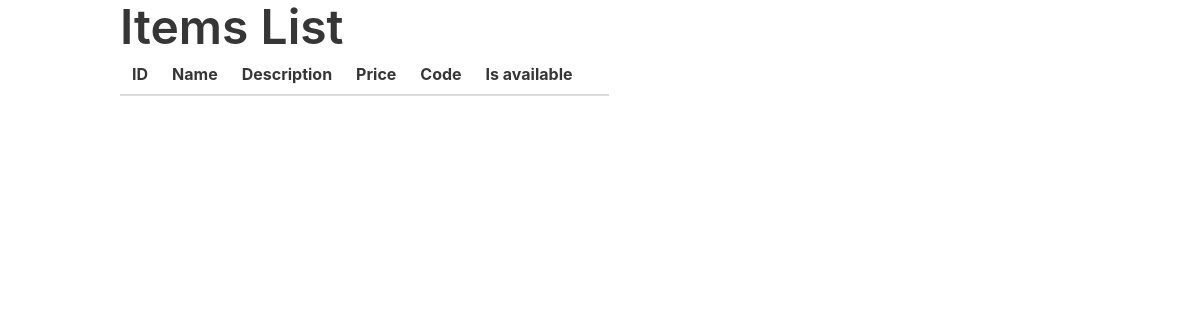
Page /item-table/ on the earlier database version.
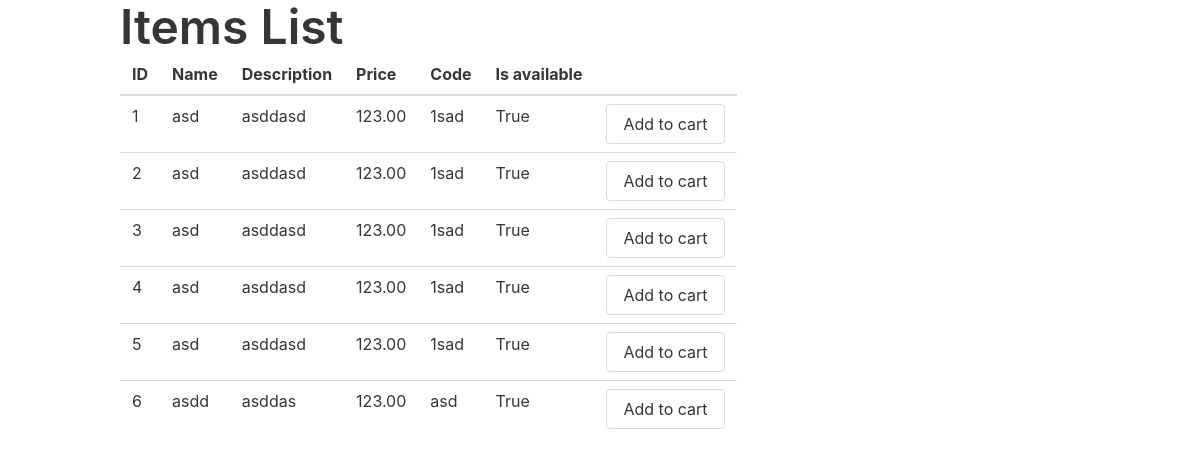
Same page on the later database version.
### items/models.py (models this page shows, shortened)
class Item(models.Model):
    name = models.CharField(max_length=250)
    description = models.TextField()
    price = models.DecimalField(max_digits=10, decimal_places=2)
    code = models.CharField(max_length=50)
    is_available = models.BooleanField(default=True)

### items/views.py (the view)
# urls.py: path('item-table/', views.items_table, name='items_table'),
def items_table(request):
    items = Item.objects.all()
    context = {
        'items': items,
    }
    return render(request, 'items/items_table.html', context=context)

### items/templates/items/items_table.html (shortened to what this page needs)
{% extends 'base_bulma.html' %}
{% load static %}
{% block main %}
    <table class="table">
        <thead>
        <tr>
            <th>ID</th>
            <th>Name</th>
            <th>Description</th>
            <th>Price</th>
            <th>Code</th>
            <th>Is available</th>
            <th></th>
        </tr>
        </thead>
        <tbody>
        {% for item in items %}
            <tr>
                <td>{{ item.id }}</td>
                <td>{{ item.name }}</td>
                <td>{{ item.description }}</td>
                <td>{{ item.price }}</td>
                <td>{{ item.code }}</td>
                <td>{{ item.is_available }}</td>
                <td>
                    <form action="" method='post' class="addToCartForm" id="addToCartForm-{{ item.id }}">
                        <input type="submit" value="Add to cart" class="button">
                    </form>
                </td>
            </tr>
        {% endfor %}
        </tbody>
    </table>
{% endblock main %}

### templates/base_bulma.html (shortened to what this page needs)
<!DOCTYPE html>
<html lang="en">
  <head>
    <link rel="stylesheet" href="https://cdn.jsdelivr.net/npm/bulma@0.9.2/css/bulma.min.css">
  </head>
  <body>
    <div class="container">
      <h1 class="title is-1">{% block h1 %}{% endblock h1 %}</h1>
    </div>
    <main class="container">
      {% block main %}{% endblock main %}
    </main>
  </body>
</html>

Differences in the rows shown:
added Item: id "1", name "asd", description "asddasd", price "123.00", code "1sad", is_available "True"
added Item: id "2", name "asd", description "asddasd", price "123.00", code "1sad", is_available "True"
added Item: id "3", name "asd", description "asddasd", price "123.00", code "1sad", is_available "True"
added Item: id "4", name "asd", description "asddasd", price "123.00", code "1sad", is_available "True"
added Item: id "5", name "asd", description "asddasd", price "123.00", code "1sad", is_available "True"
added Item: id "6", name "asdd", description "asddas", price "123.00", code "asd", is_available "True"
